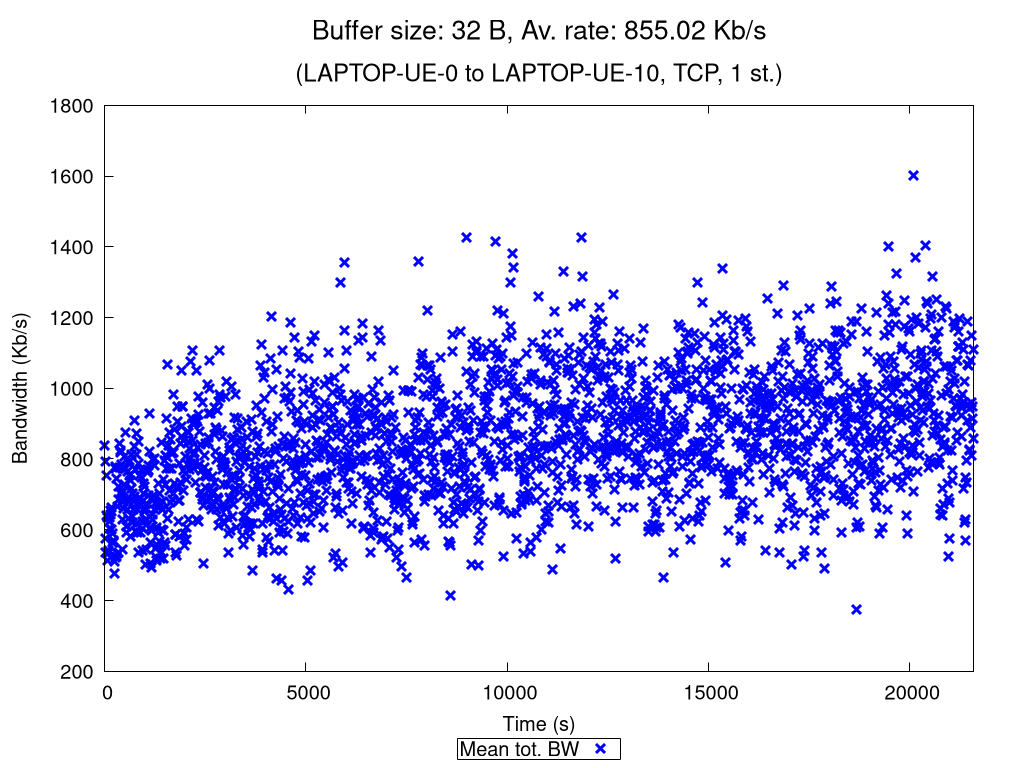

Here is the gnuplot script that generated this plot:
set terminal pngcairo nocrop enhanced size 1024,768 font "Verdana,15"
set output "TCP_1_st_2020_11_13_08-47-29_one2two_00032B.png"

set title "{/=20 Buffer size: 32 B, Av. rate: 855.02 Kb/s}\n\n{/=18 (LAPTOP-UE-0 to LAPTOP-UE-10, TCP, 1 st.)}"

set xlabel "Time (s)"
set ylabel "Bandwidth (Kb/s)"
set ytics nomirror
set key bmargin center horizontal box samplen 1 width -1
set bmargin 4.6
set rmargin 4.5

rf = 1000.0  # rate factor
set style fill transparent solid 0.2 noborder
set autoscale xfix
plot "TCP_1_st_2020_11_13_08-47-29_one2two_00032B_iperf_processed.dat" using 1:($2/rf-$3/rf):($2/rf+$3/rf) with filledcurves lc rgb "blue" notitle, \
     "" using 1:($2/rf) with points pt 2 ps 1.5 lw 3 lc rgb "blue" title "Mean tot. BW", \
